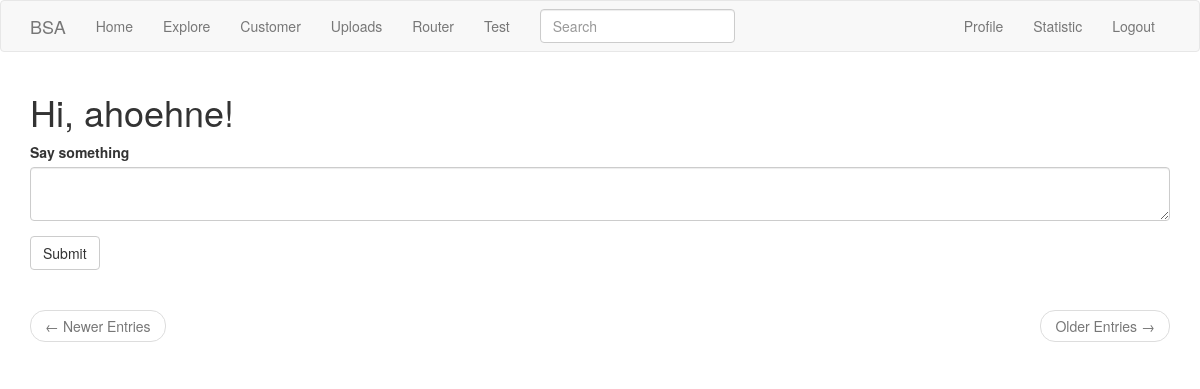
The app's page /router (signed in), older data.
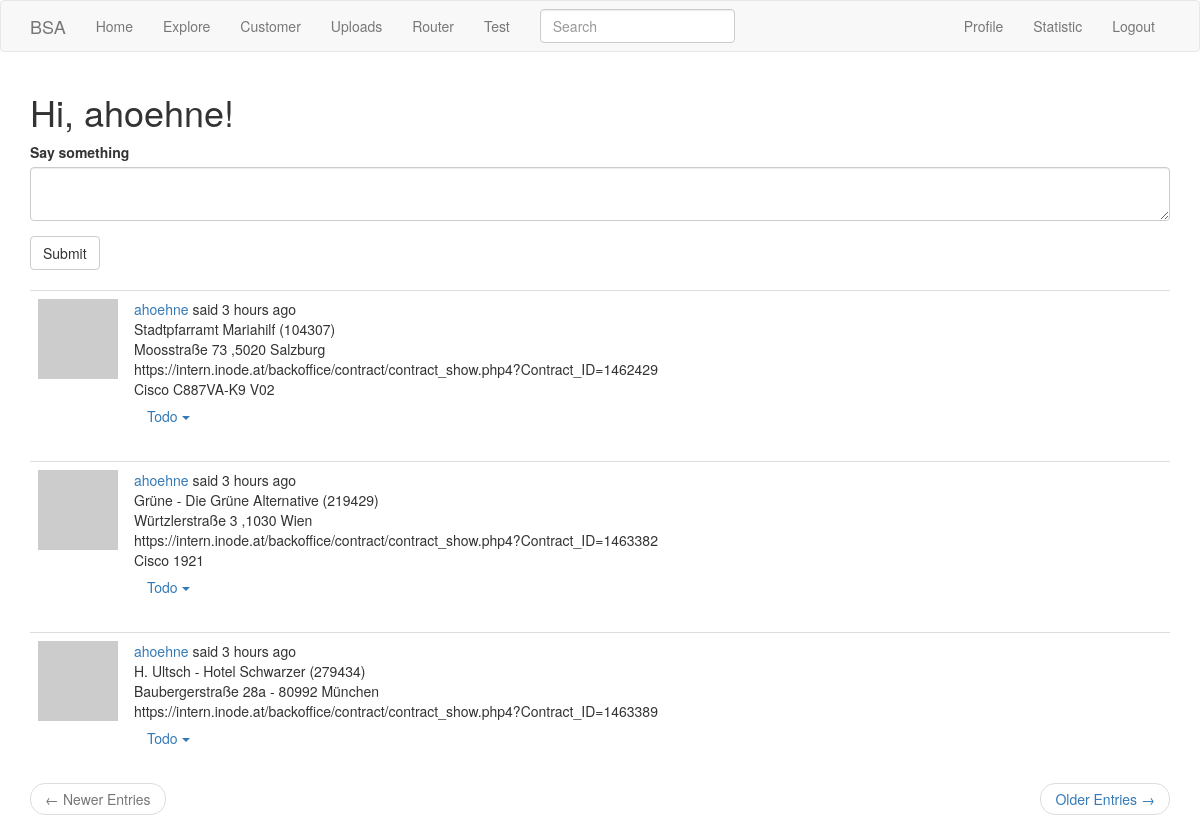
The same page, newer data.
### app/models.py (models this page shows, shortened)
class User(UserMixin,db.Model):
    id = db.Column(db.Integer, primary_key=True)
    username = db.Column(db.String(64), index=True, unique=True)
    email = db.Column(db.String(120), index=True, unique=True)
    password_hash = db.Column(db.String(128))
    posts = db.relationship('Post', backref='author', lazy='dynamic')
    posts_r = db.relationship('Post_r', backref='author_r', lazy='dynamic')
    statistics = db.relationship('Statistic', backref='user_s', lazy='dynamic')
    about_me = db.Column(db.String(140))
    last_seen = db.Column(db.DateTime, default=datetime.utcnow)
    @login.user_loader
    def load_user(id):
        return User.query.get(int(id))
    followed = db.relationship(
        'User', secondary=followers,
        primaryjoin=(followers.c.follower_id == id),
        secondaryjoin=(followers.c.followed_id == id),
        backref=db.backref('followers', lazy='dynamic'), lazy='dynamic')
    def avatar(self, size):
        digest = md5(self.email.lower().encode('utf-8')).hexdigest()
        return 'https://www.gravatar.com/avatar/{}?d=identicon&s={}'.format(
            digest, size)

class Post_r(db.Model): # ,SearchableMixin needs to be added
    id = db.Column(db.Integer, primary_key=True)
    body = db.Column(db.String(400))
    timestamp = db.Column(db.DateTime, index=True, default=datetime.utcnow)
    user_id2 = db.Column(db.Integer, db.ForeignKey('user.id'))
    language = db.Column(db.String(5))

### app/main/routes.py (the view, shortened to what this page needs)
@bp.route('/router',methods=['GET', 'POST'])
@login_required
def router():
    form = Post_r_Form()
    page = request.args.get('page', 1, type=int)
    posts_r = Post_r.query.order_by(Post_r.timestamp.desc()).paginate(
        page, current_app.config['POSTS_PER_PAGE'], False)
    next_url = url_for('main.router', page=posts_r.next_num) \
        if posts_r.has_next else None
    prev_url = url_for('main.router', page=posts_r.prev_num) \
        if posts_r.has_prev else None
    return render_template('router.html', title=_('Router') ,posts_r=posts_r.items, next_url=next_url,
                           prev_url=prev_url, form=form)

### app/file/forms.py
class SearchForm(FlaskForm):
    q = StringField(_l('Search'), validators=[DataRequired()])
    def __init__(self, *args, **kwargs):
        if 'formdata' not in kwargs:
            kwargs['formdata'] = request.args
        if 'csrf_enabled' not in kwargs:
            kwargs['csrf_enabled'] = False
        super(SearchForm, self).__init__(*args, **kwargs)

### app/main/forms.py
class SearchForm(FlaskForm):
    q = StringField(_l('Search'), validators=[DataRequired()])
    def __init__(self, *args, **kwargs):
        if 'formdata' not in kwargs:
            kwargs['formdata'] = request.args
        if 'csrf_enabled' not in kwargs:
            kwargs['csrf_enabled'] = False
        super(SearchForm, self).__init__(*args, **kwargs)

### app/file/routes.py (called while the page is built)
@bp.before_app_request
def before_request():
    if current_user.is_authenticated:
        g.search_form = SearchForm()
    g.locale = str(get_locale())

### app/main/routes.py (called while the page is built)
@bp.before_request
def before_request():
    if current_user.is_authenticated:
        current_user.last_seen = datetime.utcnow()
        db.session.commit()
        g.search_form = SearchForm()
    g.locale = str(get_locale())

### app/models.py (called while the page is built)
    @classmethod
    def before_commit(cls, session):
        session._changes = {
            'add': list(session.new),
            'update': list(session.dirty),
            'delete': list(session.deleted)
        }

    @classmethod
    def after_commit(cls, session):
        for obj in session._changes['add']:
            if isinstance(obj, SearchableMixin):
                add_to_index(obj.__tablename__, obj)
        for obj in session._changes['update']:
            if isinstance(obj, SearchableMixin):
                add_to_index(obj.__tablename__, obj)
        for obj in session._changes['delete']:
            if isinstance(obj, SearchableMixin):
                remove_from_index(obj.__tablename__, obj)
        session._changes = None

### app/templates/router.html (shortened to what this page needs)
{% extends "base.html" %}
{% import 'bootstrap/wtf.html' as wtf %}
{% block app_content %}
<h1>{{ _('Hi, %(username)s!', username=current_user.username) }}</h1>
{% if form %}
{{ wtf.quick_form(form) }}
<br>
{% endif %}
{% for post_r in posts_r %}
    {% include '_post_r.html' %}
{% endfor %}
<nav aria-label="...">
    <ul class="pager">
        <li class="previous{% if not prev_url %} disabled{% endif %}">
            <a href="{{ prev_url or '#' }}">
                <span aria-hidden="true">&larr;</span> {{ _('Newer Entries') }}
            </a>
        </li>
        <li class="next{% if not next_url %} disabled{% endif %}">
            <a href="{{ next_url or '#' }}">
                {{ _('Older Entries') }} <span aria-hidden="true">&rarr;</span>
            </a>
        </li>
    </ul>
</nav>
{% endblock %}

### app/templates/base.html (shortened to what this page needs)
{% extends 'bootstrap/base.html' %}
{% block navbar %}
    <nav class="navbar navbar-default" >
        <div class="container" >
            <div class="navbar-header">
                <a class="navbar-brand" href="{{ url_for('main.index') }}">BSA</a>
            </div>
            <div class="collapse navbar-collapse" id="bs-example-navbar-collapse-1">
                <ul class="nav navbar-nav">
                    <li><a href="{{ url_for('main.index') }}">{{ _('Home') }}</a></li>
                    <li><a href="{{ url_for('main.explore') }}" >{{ _('Explore') }}</a></li>
                    <li><a href="{{ url_for('main.customers') }}">{{ _('Customer') }}</a></li>
                    <li><a href="{{ url_for('file.uploads') }}">{{ _('Uploads') }}</a></li>
                    <li><a href="{{ url_for('main.router') }}">{{ _('Router') }}</a></li>
                    <li><a href="{{ url_for('data.test') }}">{{ _('Test') }}</a></li>
                </ul>
                {% if g.search_form %}
                <form class="navbar-form navbar-left" method="get"
                        action="{{ url_for('main.search') }}">
                    <div class="form-group">
                        {{ g.search_form.q(size=20, class='form-control',
                            placeholder=g.search_form.q.label.text) }}
                    </div>
                </form>
                {% endif %}
                <ul class="nav navbar-nav navbar-right">
                    {% if current_user.is_anonymous %}
                    <li><a href="{{ url_for('auth.login') }}">{{ _('Login') }}</a></li>
                    {% else %}
                    <li><a href="{{ url_for('main.user', username=current_user.username) }}">{{ _('Profile') }}</a></li>
                    <li><a href="{{ url_for('data.statistics', username=current_user.username) }}">{{ _('Statistic') }}</a></li>
                    <li><a href="{{ url_for('auth.logout') }}">{{ _('Logout') }}</a></li>
                    {% endif %}
                </ul>
            </div>
        </div>
    </nav>
{% endblock %}
{% block content %}
    <div class="container">
        {% block app_content %}
        {% endblock %}
{% endblock %}

### app/templates/_post_r.html (shortened to what this page needs)
 <table class="table table-hover">
        <tr>
            <td width="70px">
                 <a href="{{ url_for('main.user', username=post_r.author_r.username) }}">
                    <img src="{{ post_r.author_r.avatar(70) }}" />
                </a>
            </td>
            <td>
                {{ _('%(username)s said %(when)s',
                    username=user_link, when=moment(post_r.timestamp).fromNow()) }}
                <br>
                <span id="post{{ post_r.id }}" style="white-space: pre;">{{ post_r.body }}</span>
                <div class="dropdown" id="dropdown{{post_r.id}}">
                  <button class="btn btn-link dropdown-toggle" type="button" data-toggle="dropdown" id="drop_button{{post_r.id}}">Todo
                  <span class="caret"></span></button>
                </div>
            </td>
        </tr>
</table>

Row changes from the older to the newer data that the page shows:
added Post_r: body "Stadtpfarramt Mariahilf (104307) Moosstraße 73 ,5020 Salzburg https://intern.inode.at/backoffice/contract/contract_show.php4?Contract_ID=1462429 Cisco C887VA-K9 V02"
added Post_r: body "Grüne - Die Grüne Alternative (219429) Würtzlerstraße 3 ,1030 Wien https://intern.inode.at/backoffice/contract/contract_show.php4?Contract_ID=1463382 Cisco 1921"
added Post_r: body "H. Ultsch - Hotel Schwarzer (279434) Baubergerstraße 28a - 80992 München https://intern.inode.at/backoffice/contract/contract_show.php4?Contract_ID=1463389"
